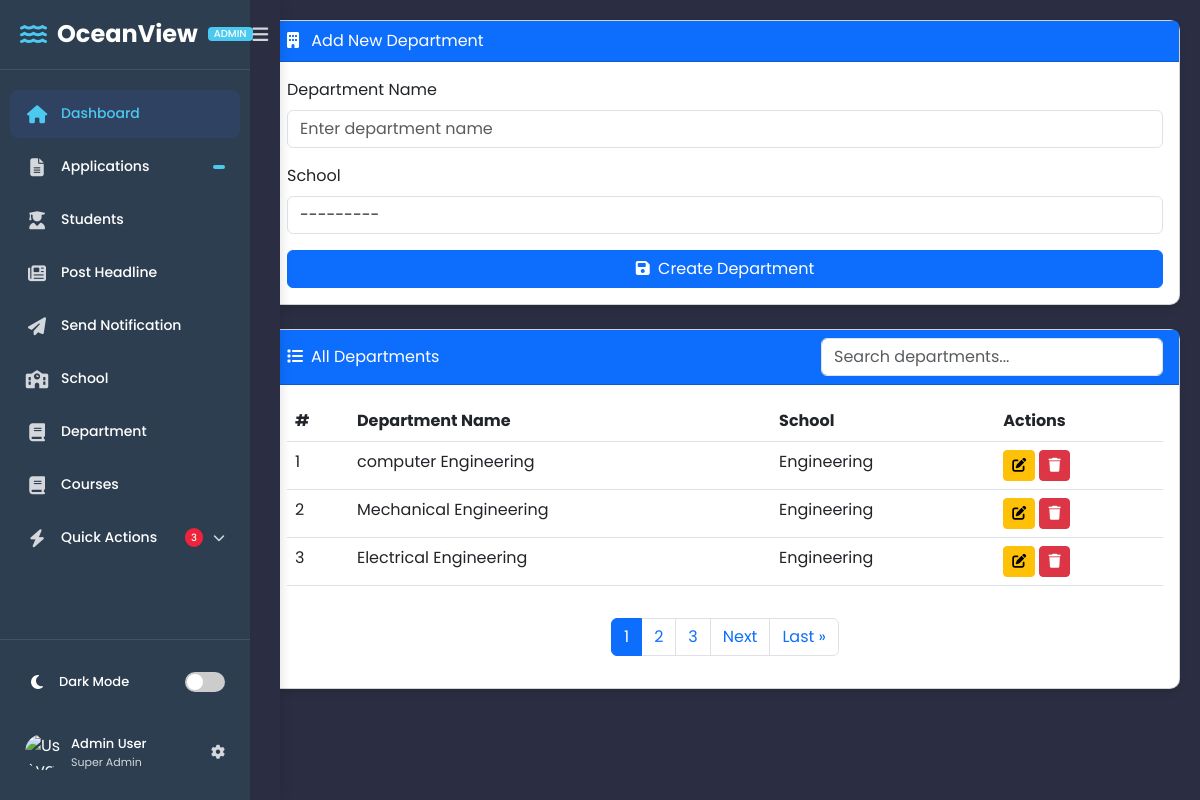
Screenshot of /add-department/ with the database file from the repository.
### portal/models.py (models this page shows, shortened)
class Department(models.Model):
    name = models.CharField(max_length=100)
    school = models.ForeignKey(School, on_delete=models.CASCADE, related_name="departments")

class School(models.Model):
    name = models.CharField(max_length=100, unique=True)
    def __str__(self):
        return self.name

### crm/views.py (the view)
# urls.py: path("add-department/", add_department, name = "add_department" ),
def add_department(request):
    if request.method == "POST":
        form = DepartmentForm(request.POST, request.FILES)
        if form.is_valid():
            form.save()
            messages.success(request, "Department created successfully!")
            return redirect("add_department")
    else:
        form = DepartmentForm()
    departments = paginate_departments(request)
    return render(request, "crm/crm_add_department.html", {"form": form, "departments": departments})

### crm/forms.py
class DepartmentForm(forms.ModelForm):
    class Meta:
        model = Department
        fields = ["name", "school"]
        widgets = {
            "name": forms.TextInput(attrs={
                "class": "form-control",
                "placeholder": "Enter department name"  # Changed from "school name" to be more accurate
            }),
            "school": forms.Select(attrs={  # Changed to Select since school is likely a ForeignKey
                "class": "form-control",
                "placeholder": "Select school"
            }),
        }

### crm/views.py (called while the page is built)
def paginate_departments(request):
    departments_list = Department.objects.all()
    paginator = Paginator(departments_list, 3)  # 3 headlines per page
    page_number = request.GET.get("page")
    return paginator.get_page(page_number)

### crm/templates/crm/crm_add_department.html (shortened to what this page needs)
{% load static %}
<!DOCTYPE html>
<html lang="en">
<head>
    <link href="https://cdn.jsdelivr.net/npm/bootstrap@5.3.0/dist/css/bootstrap.min.css" rel="stylesheet">
    <link rel="stylesheet" href="https://cdnjs.cloudflare.com/ajax/libs/font-awesome/6.0.0/css/all.min.css">
    <link rel="stylesheet" href="{% static 'css/add_department.css' %}">
</head>
<body>
    {% include 'crm/sidebar.html' %}
    <div class="main-content">
        <div class="card mb-4">
            <div class="card-header bg-primary text-white">
                <i class="fas fa-building me-2"></i>
                {% if form.instance.id %}Edit Department{% else %}Add New Department{% endif %}
            </div>
            <div class="card-body">
                <form method="POST" id="departmentForm">
                    <div class="mb-3">
                        <label for="id_name" class="form-label">Department Name</label>
                        {{ form.name }}
                    </div>
                    <div class="mb-3">
                        <label for="id_school" class="form-label">School</label>
                        {{ form.school }}
                    </div>
                    <button type="submit" class="btn btn-primary w-100">
                        <i class="fas fa-save me-1"></i>
                        {% if form.instance.id %}Update{% else %}Create{% endif %} Department
                    </button>
                </form>
            </div>
        </div>
        <div class="card">
            <div class="card-header bg-primary text-white d-flex justify-content-between align-items-center">
                <span><i class="fas fa-list me-2"></i>All Departments</span>
                <div class="search-container">
                    <input type="text" class="form-control" placeholder="Search departments..." id="searchInput">
                </div>
            </div>
            <div class="card-body">
                <div class="table-responsive">
                    <table class="table table-hover">
                        <thead>
                            <tr>
                                <th>#</th>
                                <th>Department Name</th>
                                <th>School</th>
                                <th>Actions</th>
                            </tr>
                        </thead>
                        <tbody>
                            {% for department in departments %}
                            <tr>
                                <td>{{ forloop.counter }}</td>
                                <td>{{ department.name }}</td>
                                <td>{{ department.school.name }}</td>
                                <td>
                                    <a href="#" class="btn btn-sm btn-warning">
                                        <i class="fas fa-edit"></i>
                                    </a>
                                    <form action="#" method="POST" class="d-inline">
                                        <button type="submit" class="btn btn-sm btn-danger" onclick="return confirm('Are you sure you want to delete this department?')">
                                            <i class="fas fa-trash"></i>
                                        </button>
                                    </form>
                                </td>
                            </tr>
                            {% empty %}
                            <tr>
                                <td colspan="4" class="text-center">No departments found</td>
                            </tr>
                            {% endfor %}
                        </tbody>
                    </table>
                </div>
                {% if departments.has_other_pages %}
                <div class="mt-3">
                    <nav aria-label="Page navigation">
                        <ul class="pagination justify-content-center">
                            {% for num in departments.paginator.page_range %}
                                {% if departments.number == num %}
                                    <li class="page-item active"><span class="page-link">{{ num }}</span></li>
                                {% elif num > departments.number|add:'-3' and num < departments.number|add:'3' %}
                                    <li class="page-item"><a class="page-link" href="?page={{ num }}">{{ num }}</a></li>
                                {% endif %}
                            {% endfor %}
                            {% if departments.has_next %}
                                <li class="page-item">
                                    <a class="page-link" href="?page={{ departments.next_page_number }}">Next</a>
                                </li>
                                <li class="page-item">
                                    <a class="page-link" href="?page={{ departments.paginator.num_pages }}">Last &raquo;</a>
                                </li>
                            {% endif %}
                        </ul>
                    </nav>
                </div>
                {% endif %}
            </div>
        </div>
    </div>
</body>
</html>

### crm/static/css/add_department.css (style rules this page uses)
:root { --primary-color: #4361ee; --danger-color: #ef233c; --warning-color: #ff9500; }
body { font-family: 'Poppins', sans-serif; }
.card { border-radius: 10px; box-shadow: 0 4px 6px rgba(0,0,0,0.1); }
.main-content { margin-left: 250px; padding: 20px; }

### crm/templates/crm/sidebar.html (style rules this page uses)
:root { --primary-color: #4361ee; --primary-light: rgba(67, 97, 238, 0.1); --secondary-color: #3f37c9; --accent-color: #4cc9f0; --text-color: #ffffff; --text-light: rgba(255, 255, 255, 0.8); --bg-color: #2b2d42; --sidebar-bg: #2b2d42; --sidebar-width: 280px; --sidebar-collapsed-width: 80px; --transition-speed: 0.3s; }
* { margin: 0; padding: 0; box-sizing: border-box; }
body { font-family: 'Poppins', sans-serif; background-color: var(--bg-color); color: var(--text-color); transition: background-color var(--transition-speed); }

### rows the page displays
Department: name "computer Engineering", school.name "Engineering"
Department: name "Mechanical Engineering", school.name "Engineering"
Department: name "Electrical Engineering", school.name "Engineering"

### other values shown
{{ num }} "1"
{{ num }} "2" "3"
